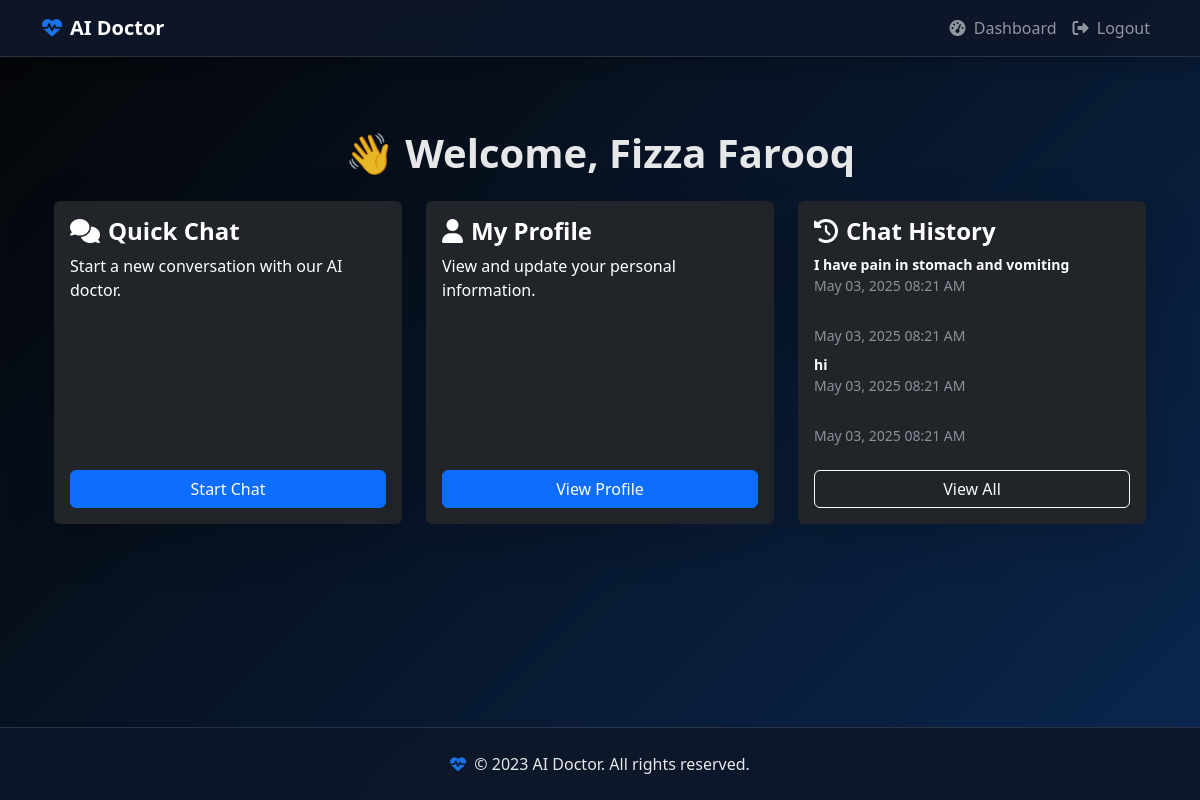
The page /patient/dashboard (signed in) on the database its author committed.
### tables this page shows
CREATE TABLE users (
            id INTEGER PRIMARY KEY AUTOINCREMENT,
            name TEXT UNIQUE NOT NULL,
            password TEXT NOT NULL,
            is_admin BOOLEAN DEFAULT 0,
            last_active TIMESTAMP DEFAULT CURRENT_TIMESTAMP
        );

CREATE TABLE chat_history (
            id INTEGER PRIMARY KEY AUTOINCREMENT,
            user_id INTEGER,
            message TEXT,
            response TEXT,
            is_user_message BOOLEAN,
            timestamp TIMESTAMP DEFAULT CURRENT_TIMESTAMP,
            FOREIGN KEY (user_id) REFERENCES users(id)
        );

### app.py (the view)
@app.route('/patient/dashboard')
@login_required
def patient_dashboard():
    if current_user.is_admin:
        return redirect(url_for('admin_dashboard'))
    recent_chats = db.get_chat_history(current_user.id, limit=5) or []
    for chat in recent_chats:
        if isinstance(chat.get('timestamp'), str):
            try:
                chat['timestamp'] = datetime.strptime(chat['timestamp'], '%Y-%m-%d %H:%M:%S')
            except (ValueError, TypeError):
                chat['timestamp'] = None
    return render_template('patient_dashboard.html', recent_chats=recent_chats)

### app.py (called while the page is built)
@login_manager.user_loader
def load_user(user_id):
    user_data = db.get_user_by_id(user_id)
    if user_data:
        return User(id=user_data['id'], name=user_data['name'], is_admin=user_data.get('is_admin', False))
    return None

### database.py (called while the page is built)
    def get_user_by_id(self, user_id):
        self.cursor.execute("SELECT * FROM users WHERE id = ?", (user_id,))
        user = self.cursor.fetchone()
        if user:
            return {
                'id': user[0],
                'name': user[1],
                'password': user[2],
                'is_admin': bool(user[3]),
                'last_active': user[4]
            }
        return None

    def get_chat_history(self, user_id, limit=10):
        self.cursor.execute("SELECT * FROM chat_history WHERE user_id = ? ORDER BY timestamp DESC LIMIT ?",
                            (user_id, limit))
        chats = self.cursor.fetchall()
        return [{
            'id': chat[0],
            'user_id': chat[1],
            'message': chat[2],
            'response': chat[3],
            'is_user_message': chat[4],
            'timestamp': chat[5]
        } for chat in chats]

### templates/patient_dashboard.html (shortened to what this page needs)
{% extends "base.html" %}
{% block content %}
<div class="container mt-4">
  <h1 class="mb-4 text-center">👋 Welcome, {{ current_user.name }}</h1>
  <div class="row g-4">
    <div class="col-md-4">
      <div class="card bg-dark text-white h-100 shadow-lg border-0 transparent-container">
        <div class="card-body d-flex flex-column">
          <h4 class="card-title"><i class="fas fa-comments me-2"></i>Quick Chat</h4>
          <p class="card-text flex-grow-1">Start a new conversation with our AI doctor.</p>
          <a href="{{ url_for('chat') }}" class="btn btn-primary mt-auto">Start Chat</a>
        </div>
      </div>
    </div>
    <div class="col-md-4">
      <div class="card bg-dark text-white h-100 shadow-lg border-0 transparent-container">
        <div class="card-body d-flex flex-column">
          <h4 class="card-title"><i class="fas fa-user me-2"></i>My Profile</h4>
          <p class="card-text flex-grow-1">View and update your personal information.</p>
          <a href="{{ url_for('patient_profile') }}" class="btn btn-primary mt-auto">View Profile</a>
        </div>
      </div>
    </div>
    <div class="col-md-4">
      <div class="card bg-dark text-white h-100 shadow-lg border-0 transparent-container">
        <div class="card-body d-flex flex-column">
          <h4 class="card-title"><i class="fas fa-history me-2"></i>Chat History</h4>
          {% if recent_chats %}
            <ul class="list-unstyled chat-history small flex-grow-1">
              {% for chat in recent_chats %}
                <li class="mb-2">
                  <strong>{{ chat.message if chat.is_user_message else chat.response }}</strong><br>
                  <span class="text-muted">{{ chat.timestamp.strftime('%b %d, %Y %I:%M %p') }}</span>
                </li>
              {% endfor %}
            </ul>
          {% else %}
            <p class="flex-grow-1">No recent chats found.</p>
          {% endif %}
          <a href="{{ url_for('chat') }}" class="btn btn-outline-light mt-auto">View All</a>
        </div>
      </div>
    </div>
  </div>
</div>
{% endblock %}

### templates/base.html (style rules this page uses)
:root { --medical-blue: #1a73e8; --medical-blue-dark: #0d47a1; --glass-bg: rgba(15, 23, 42, 0.92); --glass-border: rgba(255, 255, 255, 0.12); }
body, html { height: 100%; margin: 0; font-family: 'Segoe UI', system-ui, -apple-system, sans-serif; color: rgba(255, 255, 255, 0.9); }
h1, h2, h3, h4, h5, h6 { font-weight: 600; }
a { text-decoration: none; transition: color 0.2s ease; }

### rows shown on the page
users: name "Fizza Farooq"
chat_history: is_user_message+message "I have pain in stomach and vomiting", timestamp "May 03, 2025 08:21 AM"
chat_history: timestamp "May 03, 2025 08:21 AM"
chat_history: is_user_message+message "hi", timestamp "May 03, 2025 08:21 AM"
chat_history: timestamp "May 03, 2025 08:21 AM"
